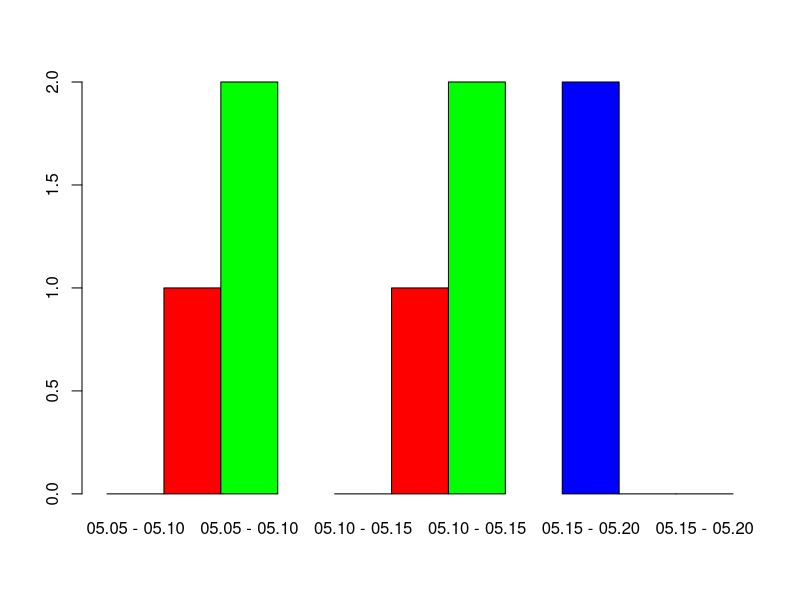

Recreate this plot in R.
library(readr)

dataSenin <- read.csv("senin.csv")
dataKamis <- read.csv("kamis.csv")
dataMinggu <- read.csv("minggu.csv")

filteredDataSenin <- head(dataSenin[-1, c("Time","Gojek","Grab","Maxim")], n = 3)
filteredDataKamis <- head(dataKamis[-1, c("Time","Gojek","Grab","Maxim")], n = 3)
filteredDataMinggu <- head(dataMinggu[-1, c("Time","Gojek","Grab","Maxim")], n = 3)

DFGojek <- data.frame(
  Times = filteredDataSenin$Time,
  Senin = filteredDataSenin$Gojek,
  Kamis = filteredDataSenin$Gojek,
  Minggu = filteredDataMinggu$Gojek
)

barplot(
  as.matrix(DFGojek[,c("Senin","Kamis","Minggu")]),
  beside = TRUE,
  names.arg = rep(DFGojek$Times,each = 3),
  col = c("blue","red","green")
)

?sum
